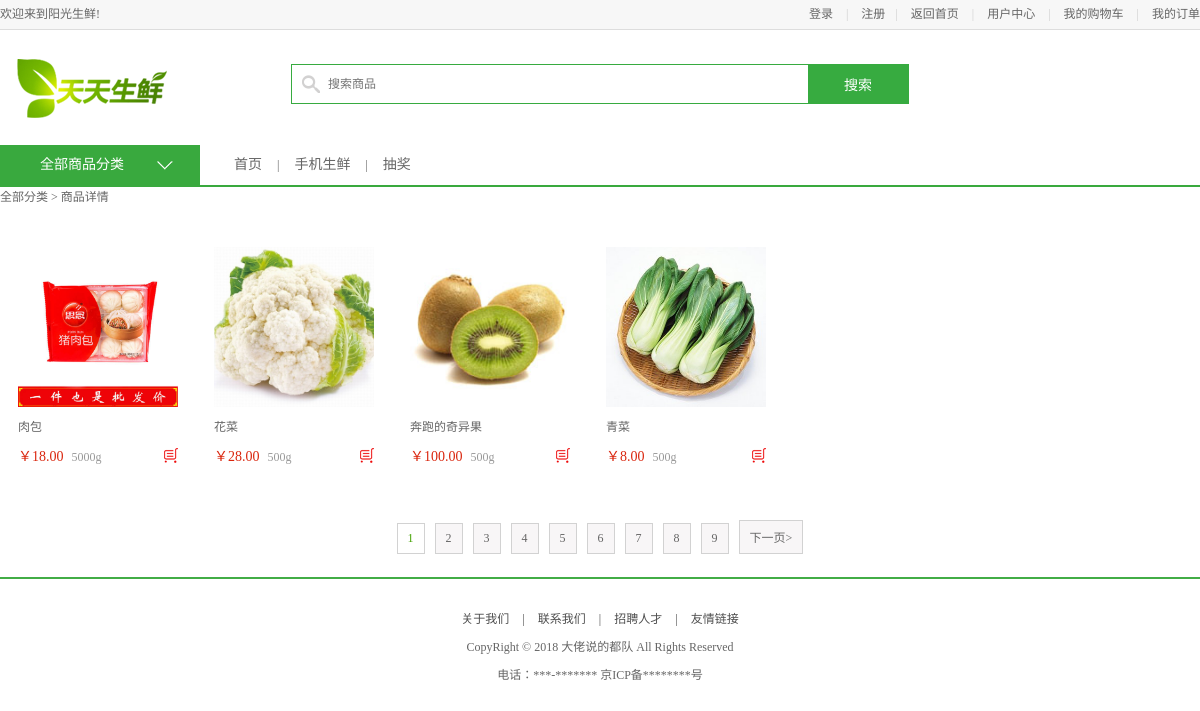
The app's page /search/ with its own data.
### apps/df_goods/models.py (models this page shows, shortened)
class GoodsInfo(models.Model):
    isDelete = models.BooleanField(default=False)  # 逻辑删除
    gtitle = models.CharField(max_length=20, verbose_name="商品名称", unique=True)
    gpic = models.ImageField(verbose_name='商品图片', upload_to='df_goods/image/%Y/%m', null=True, blank=True)  # 商品图片
    gprice = models.DecimalField(max_digits=5, decimal_places=2, verbose_name="商品价格")  # 商品价格小数位为两位，整数位为3位
    gunit = models.CharField(max_length=20, default='500g', verbose_name="单位重量")
    gclick = models.IntegerField(verbose_name="点击量", default=0, null=False)
    gjianjie = models.CharField(max_length=200, verbose_name="简介")
    gkucun = models.IntegerField(verbose_name="库存", default=0)
    gcontent = HTMLField(max_length=200, verbose_name="详情")
    gtype = models.ForeignKey(TypeInfo, on_delete=models.CASCADE, verbose_name="分类")  # 外键关联TypeInfo表
    class Meta:
        verbose_name = "商品"
        verbose_name_plural = verbose_name

### apps/df_goods/views.py (the view)
# urls.py: url(r'^search/', views.ordinary_search, name="ordinary_search"),  # 全文检索
def ordinary_search(request):
    from django.db.models import Q
    search_keywords = request.GET.get('q', '')
    pindex = request.GET.get('pindex', 1)
    search_status = 1
    cart_num, guest_cart = 0, 0
    try:
        user_id = request.session['user_id']
    except:
        user_id = None
    if user_id:
        guest_cart = 1
        cart_num = CartInfo.objects.filter(user_id=int(user_id)).count()
    goods_list = GoodsInfo.objects.filter(
        Q(gtitle__icontains=search_keywords) |
        Q(gcontent__icontains=search_keywords) |
        Q(gjianjie__icontains=search_keywords)).order_by("gclick")
    if goods_list.count() == 0:
        search_status = 0
        goods_list = GoodsInfo.objects.all().order_by("gclick")[:4]
    paginator = Paginator(goods_list, 4)
    page = paginator.page(int(pindex))
    context = {
        'title': '搜索列表',
        'search_status': search_status,
        'guest_cart': guest_cart,
        'cart_num': cart_num,
        'page': page,
        'paginator': paginator,
    }
    return render(request, 'df_goods/ordinary_search.html', context)

### templates/df_goods/ordinary_search.html (shortened to what this page needs)
{% extends 'base.html' %}
{% load staticfiles %}
{% block center_body %}
    <div class="navbar_con">
		<div class="navbar clearfix">
			<div class="subnav_con fl">
				<h1>全部商品分类</h1>
				<span></span>
			</div>
			<ul class="navlist fl">
				<li><a href="{% url "df_goods:index" %}">首页</a></li>
				<li class="interval">|</li>
				<li><a href="">手机生鲜</a></li>
				<li class="interval">|</li>
				<li><a href="{% url "df_goods:coupon" %}">抽奖</a></li>
			</ul>
		</div>
	</div>
	<div class="breadcrumb">
		全部分类
        > 商品详情
	</div>
    <div class="main_wrap clearfix">
        <ul class="goods_type_list clearfix">
            {%  for item in page %}
            <li>
                <a href="/{{ item.id }}/"><img src="{{ MEDIA_URL }}{{ item.gpic }}"></a>
                <h4><a href="/{{ item.id }}/">{{ item.gtitle }}</a></h4>
                <div class="operate">
                    <span class="prize">￥{{ item.gprice }}</span>
                    <span class="unit">{{ item.gunit }}</span>
                    <a href="/cart/add{{ item.id }}_1/" class="add_goods" title="加入购物车"></a>
                </div>
            </li>
            {% endfor %}
        </ul>
        <div class="pagenation">
            {% for pindex in paginator.page_range %}
                {% if pindex == page.number %}
                    <a href="#" class="active">{{ pindex }}</a>
                {% else %}
                    <a href="{% url "df_user:ordinary_search" %}?q={{ query }}&amp;page={{ pindex }}">{{ pindex }}</a>
                {% endif %}
            {% endfor %}
            {% if page.has_next %}
                <a href="{% url "df_user:ordinary_search" %}?q={{ query }}&amp;page={{ page.next_page_number }}">下一页></a>
            {% endif %}
        </div>
    </div>
{% endblock center_body %}

### static/css/main.css (style rules this page uses)
body { font-family:'Microsoft Yahei';font-size:12px;color:#666; }
html,body { height:100% }
.navbar_con { height:40px;border-bottom:2px solid #39a93e }
.navbar { width:1200px;margin:0 auto; }
.navbar h1 { width:200px;height:40px;line-height:40px;text-align: center;font-size:14px;color:#fff;background-color:#39a93e; }
.navbar .subnav_con { width:200px;height:40px;background-color:#39a93e;position:relative;cursor:pointer; }
.navbar .subnav_con h1 { position:absolute;left:0;top:0;text-align:left;text-indent:40px }
.navbar .subnav_con span { display:block;width:16px;height:9px;background:url(../images/down.png) no-repeat;position:absolute;right:27px;top:16px;transition:all 300ms ease-in; }
.navlist { margin-left:34px; }
.navlist li { height:40px;float:left;line-height:40px; }
.navlist li a { color:#666;font-size:14px }
.navlist .interval { margin:0 15px; }
.breadcrumb { width:1200px;height:40px;margin:0 auto; }
.main_wrap { width:1200px;margin:0 auto; }
.goods_type_list { margin:10px auto 0; }
.goods_type_list li { width:196px; float:left; margin-bottom:10px }
.goods_type_list li img { width:160px;height:160px;display:block;margin:10px auto; }
.goods_type_list li h4 { width:160px;margin:0 auto; }
.goods_type_list li h4 a { font-weight:normal;color:#666;display:block;width:160px;overflow:hidden;white-space:nowrap;text-overflow:ellipsis; }
.operate { width:160px;margin:10px auto;position:relative; }
.goods_type_list .operate .prize { color:#da260e; font-size:14px; }
.goods_type_list .operate .unit { color:#999;padding-left:5px; }
.goods_type_list .operate .add_goods { display:inline-block;width:15px;height:15px;background:url(../images/shop_cart.png);position:absolute;right:0;top:3px; }
.pagenation { height:32px;text-align:center;font-size:0;margin:30px auto; }
.pagenation a { display:inline-block;border:1px solid #d2d2d2;background-color:#f8f6f7;font-size:12px;padding:7px 10px;color:#666;margin:5px }
.pagenation .active { background-color:#fff;color:#43a200 }

### records on screen
GoodsInfo: gpic (picture), gtitle "肉包", gprice "18.00", gunit "5000g"
GoodsInfo: gpic (picture), gtitle "花菜", gprice "28.00", gunit "500g"
GoodsInfo: gpic (picture), gtitle "奔跑的奇异果", gprice "100.00", gunit "500g"
GoodsInfo: gpic (picture), gtitle "青菜", gprice "8.00", gunit "500g"

### other values on screen
{{ pindex }} "1"
{{ pindex }} "2" "3" "4" "5" "6" "7" "8" "9"
